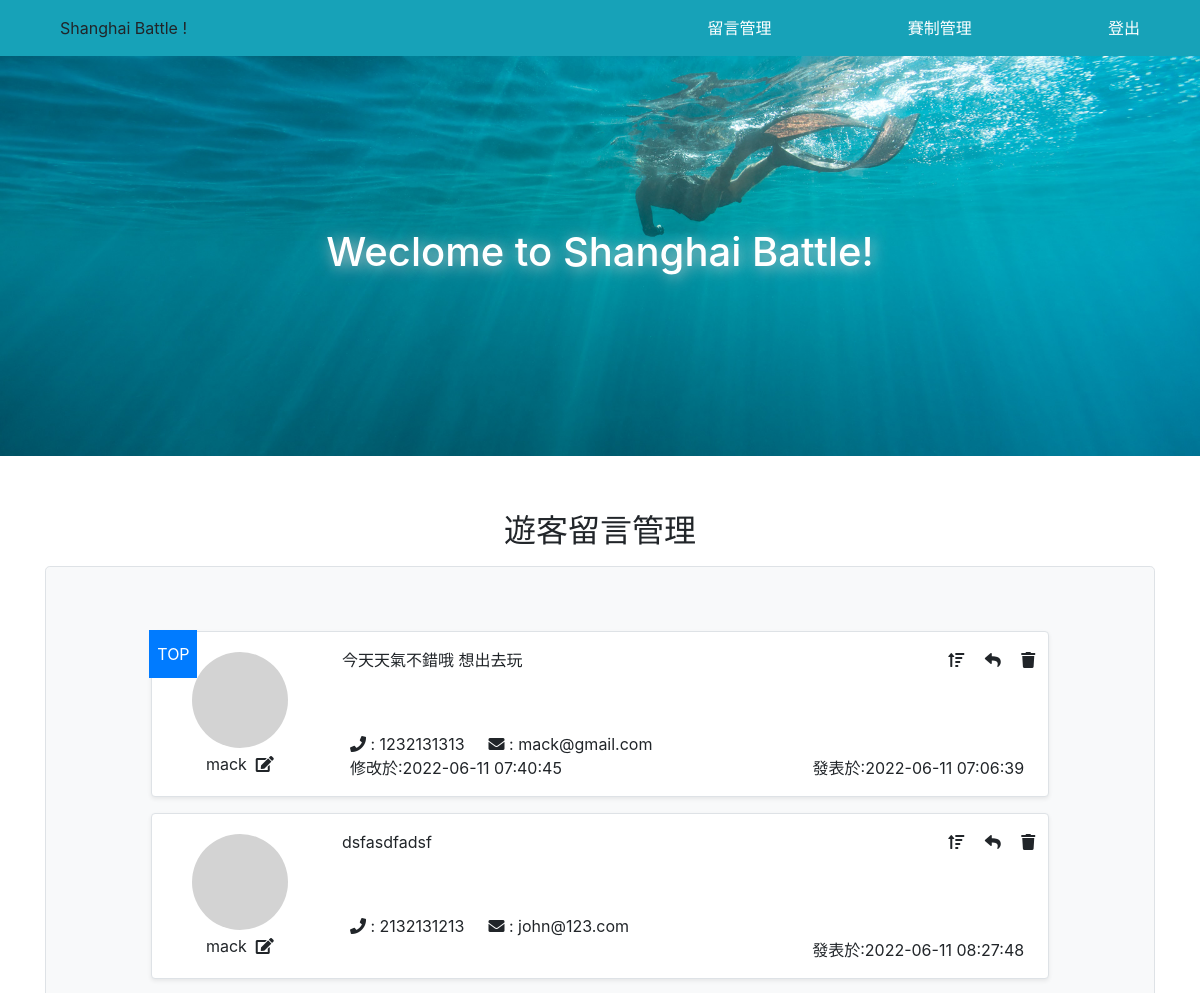
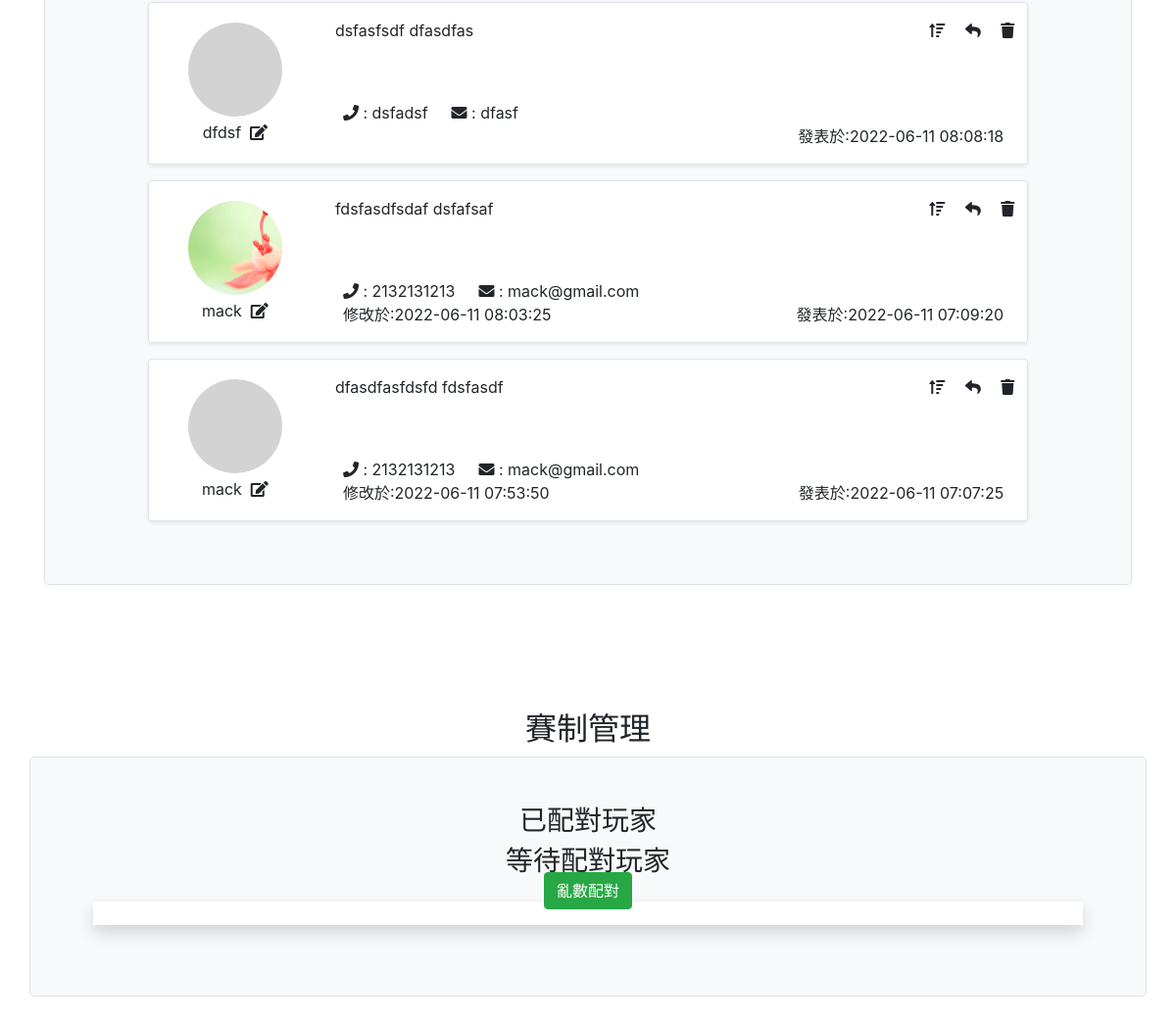
The app's page /guestbook/admin.php, older data (2 pictures, top to bottom).
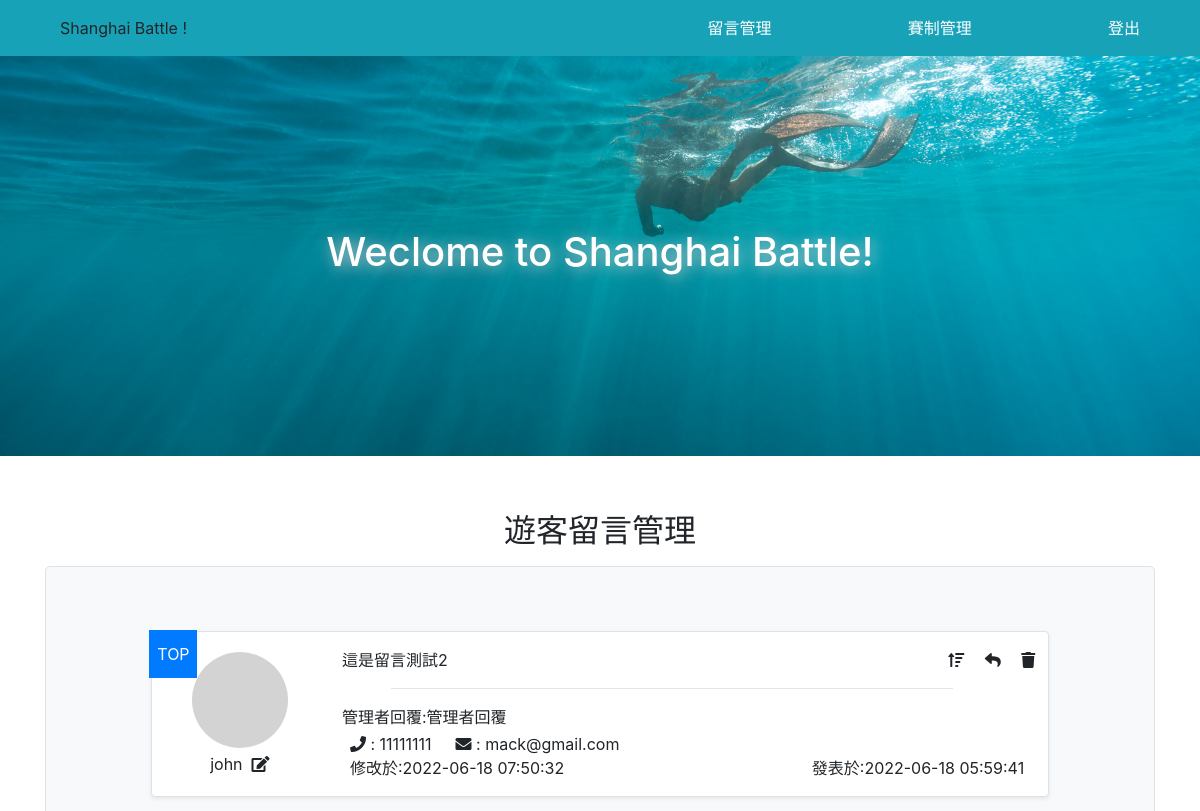
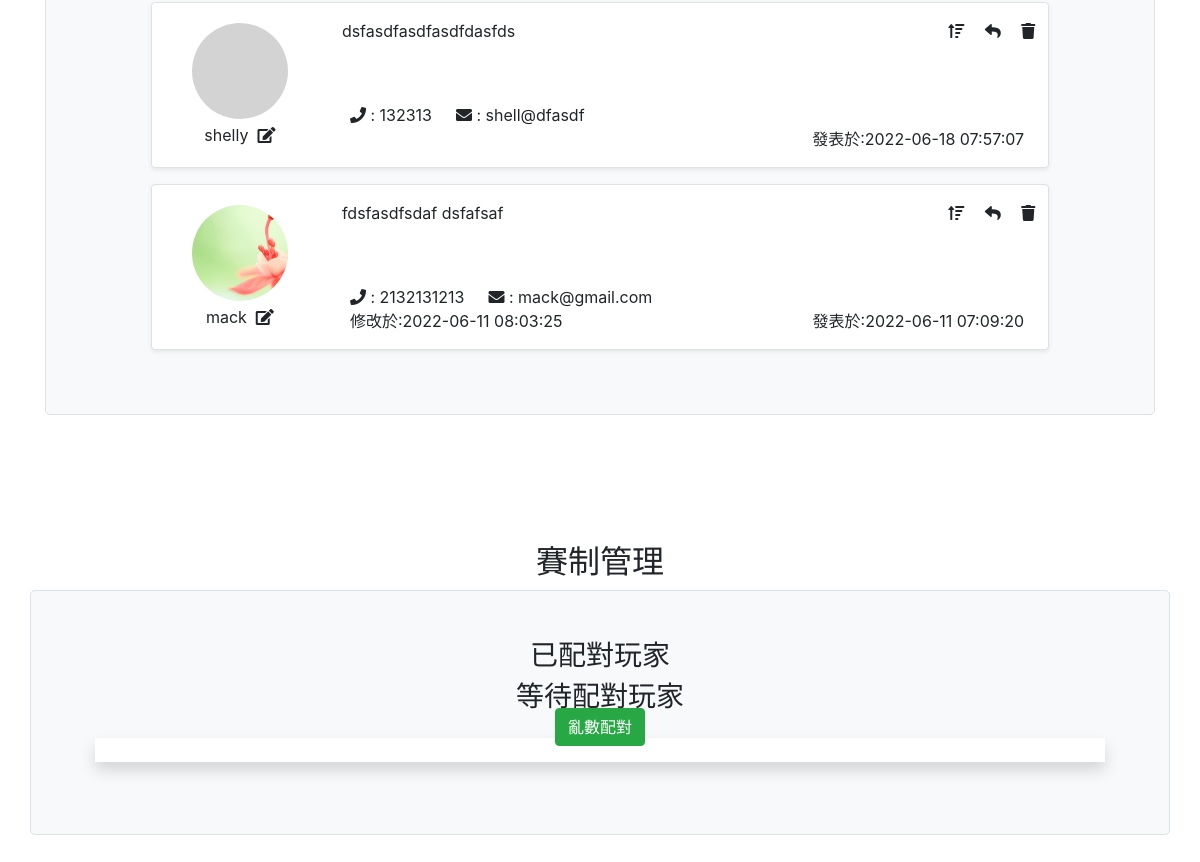
The same page, newer data (2 pictures, top to bottom).
### tables this page shows
CREATE TABLE `guestbook` (
  `id` int(11) UNSIGNED NOT NULL,
  `name` varchar(16) NOT NULL,
  `email` varchar(64) NOT NULL,
  `tel` varchar(10) NOT NULL,
  `msg` text NOT NULL,
  `admin_reply` varchar(128) DEFAULT NULL,
  `serial` int(4) NOT NULL,
  `img` varchar(64) NOT NULL,
  `show_email` tinyint(1) NOT NULL DEFAULT 1,
  `show_tel` tinyint(1) NOT NULL DEFAULT 1,
  `del` tinyint(1) NOT NULL DEFAULT 0,
  `top` tinyint(1) NOT NULL DEFAULT 0,
  `created_time` timestamp NOT NULL DEFAULT current_timestamp(),
  `updated_time` timestamp NOT NULL DEFAULT current_timestamp() ON UPDATE current_timestamp()
);

### guestbook/admin.php (the view, shortened to what the changed rows need)
<?php include_once "db.php"; ?>
<!DOCTYPE html>
<html lang="en">
<head>
    <link rel="stylesheet" href="./library/bootstrap.css">
    <link rel="stylesheet" href="./library/fontawesome/fontawesome.css">
</head>
<body style="padding-top:3.5rem">
    <header class="bg-info w-100 ">
        <h1 class="text-center">Weclome to Shanghai Battle!</h1>
    </header>
    <a name="guestboard">
        <div class="row-height overflow-hidden">
            <div id="guestbook" class="container">
                <h2 class="text-center">遊客留言管理</h2>
                <div id="msg-list" class="container border rounded-lg bg-light py-5 my-3">
                    <?php
                    $sql = "SELECT * FROM `guestbook`
                              Order BY `top` DESC, `created_time` DESC";
                    $rows = $pdo->query($sql)->fetchAll(PDO::FETCH_ASSOC);
                    foreach ($rows as $row) {
                    ?>
                        <div class="msg position-relative col-10 my-3 mx-auto border rounded bg-white p-3 shadow-sm d-flex" style="min-height:10rem">
                            <?php if ($row['top'] == 1) {
                            ?>
                                <div class="position-absolute d-flex justify-content-center bg-primary text-white align-items-center" style="width:3rem;height:3rem;z-index:99;top:-0.15rem;left:-0.15rem">TOP</div>
                            <?php
                            }
                            ?>
                            <div class="admin-btns text-right position-absolute" style="z-index:10;right:5px">
                                <span class="mx-2 post-top" data-id="<?= $row['id']; ?>"><i class="fas fa-sort-amount-up"></i></span>
                                <span class="mx-2 admin-reply"><i class="fas fa-reply"></i></span>
                                <span class="mx-2 " onclick="delMsg(<?= $row['id']; ?>)"><i class="fas fa-trash"></i></span>
                            </div>
                            <div class="user-info col-2">
                                <?php
                                if ($row['del'] == 0) {
                                ?>
                                    <div class="rounded-circle  border-0 my-1 mx-auto bg-img" style="width:6rem;height:6rem;background-image:url('./img/<?= $row['img']; ?>');">
                                    </div>
                                <?php
                                }
                                ?>
                                <div class="text-center m-1">
                                    <?= $row['name']; ?>&nbsp;
                                    <?php
                                    if ($row['del'] == 0) {
                                    ?>
                                        <span class="edit-icon" data-id="<?= $row['id']; ?>">
                                            <i class="fas fa-edit "></i>
                                        </span>
                                    <?php
                                    }
                                    ?>
                                </div>
                            </div>
                            <div class="user-msg col-10 position-relative">
                                <div class="col-12">
                                    <?= ($row['del'] == 0) ? $row['msg'] : "<span class='text-danger'>**玩家已自行刪除內容**</span>" ?>
                                    <?php
                                    if ($row['admin_reply'] != '') {
                                        echo "<hr style='width:85%'>";
                                        echo "管理者回覆:";
                                        echo $row['admin_reply'];
                                    }
                                    ?>
                                </div>
                                <div class="position-absolute col-12" style="bottom:0">
                                    <div class="user-containt d-flex justify-content-start px-2">
                                        <?php
                                        if ($row['del'] == 0) {
                                            if ($row['show_tel'] == 1) {
                                                echo "<div class='mr-4'><i class='fas fa-phone'></i> : {$row['tel']}</div>";
                                            }
                                            if ($row['show_email'] == 1) {
                                                echo "<div><i class='fas fa-envelope'></i> : {$row['email']}</div>";
                                            }
                                        }
                                        ?>
                                    </div>
                                    <div class="time-info d-flex justify-content-between px-2">
                                        <div>
                                            <?php if ($row['del'] == 1) {  ?>
                                                刪除於:<?= $row['updated_time']; ?>
                                            <?php
                                            } elseif ($row['created_time'] != $row['updated_time']) {
                                            ?>
                                                修改於:<?= $row['updated_time']; ?>
                                            <?php  } ?>
                                        </div>
                                        <div>發表於:<?= $row['created_time']; ?></div>
                                    </div>
                                </div>
                            </div>
                        </div>
                    <?php
                    }
                    ?>
                </div>
            </div>
        </div>
        <a name="gameboard">
            <div class="row-height  overflow-hidden">
                <h2 class="text-center">賽制管理</h2>
            </div>
</body>
</html>

Row changes from the older to the newer data that the page shows:
removed guestbook: top "TOP", del 0 (drawn), name "mack", msg "今天天氣不錯哦 想出去玩", tel "1232131313", email "mack@gmail.com", updated_time "2022-06-11 07:40:45", created_time "2022-06-11 07:06:39"
removed guestbook: del 0 (drawn), name "mack", msg "dsfasdfadsf", tel "2132131213", email "john@123.com", created_time "2022-06-11 08:27:48"
removed guestbook: del 0 (drawn), name "dfdsf", msg "dsfasfsdf dfasdfas", tel "dsfadsf", email "dfasf", created_time "2022-06-11 08:08:18"
removed guestbook: del 0 (drawn), name "mack", msg "dfasdfasfdsfd fdsfasdf", tel "2132131213", email "mack@gmail.com", updated_time "2022-06-11 07:53:50", created_time "2022-06-11 07:07:25"
added guestbook: top "TOP", del 0 (drawn), name "john", msg "這是留言測試2", admin_reply "管理者回覆", tel "11111111", email "mack@gmail.com", updated_time "2022-06-18 07:50:32", created_time "2022-06-18 05:59:41"
added guestbook: del 0 (drawn), name "shelly", msg "dsfasdfasdfasdfdasfds", tel "132313", email "shell@dfasdf", created_time "2022-06-18 07:57:07"
